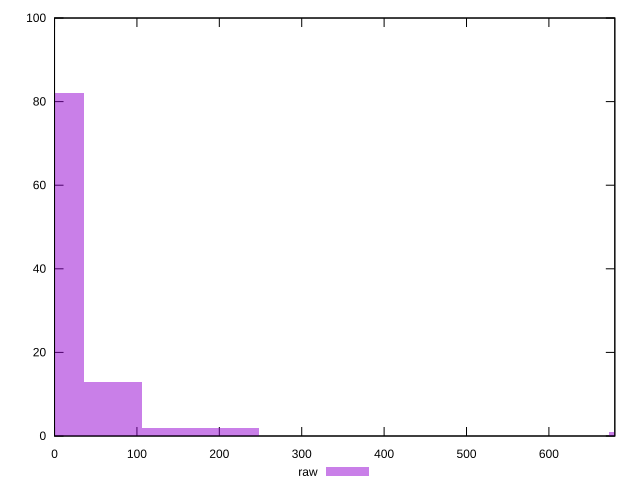

Write gnuplot code to recreate this figure.
reset

$raw <<EOF
0 82
70.815215183212 13
708.15215183212 1
212.44564554963603 2
141.630430366424 2
EOF

set key outside below
set boxwidth 70.815215183212
set xrange [0:680]
set yrange [0:100]
set trange [0:100]
set style fill transparent solid 0.5 noborder
set terminal svg size 640, 490 enhanced background rgb 'white'
set output "reports/report_00030_2021-02-24T20-42-31.540Z/uses-http2/samples/astro/raw/histogram.svg"

plot $raw title "raw" with boxes

reset
